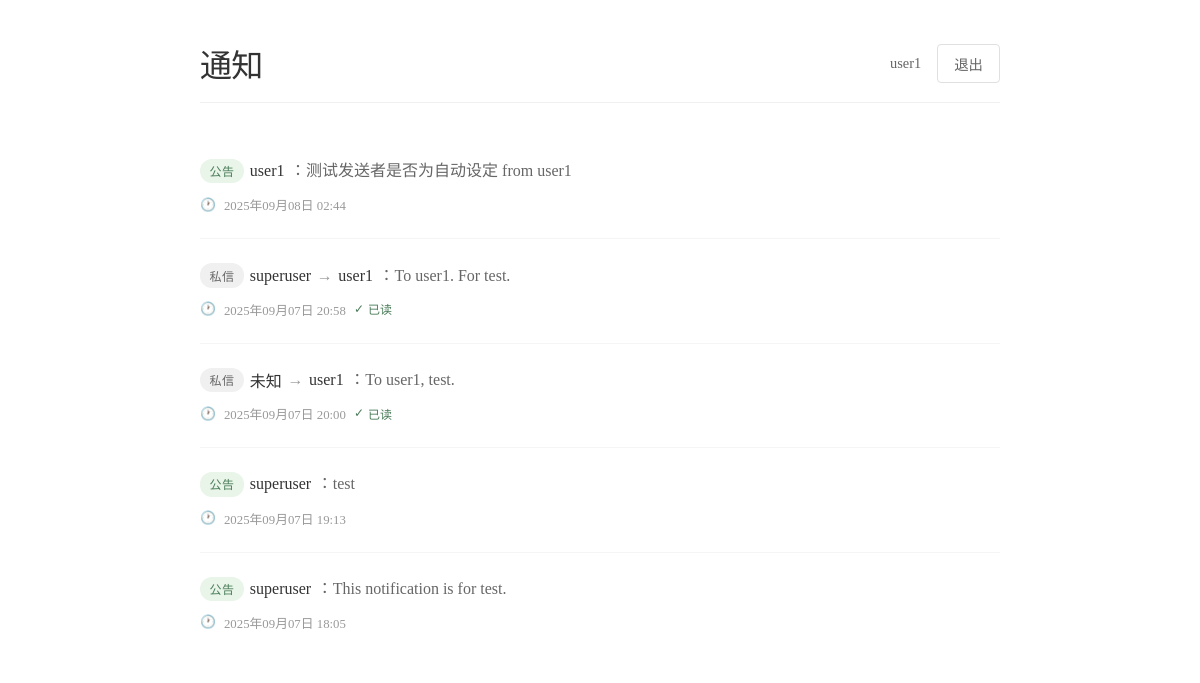
The app's page /notifications/ (signed in), older data.
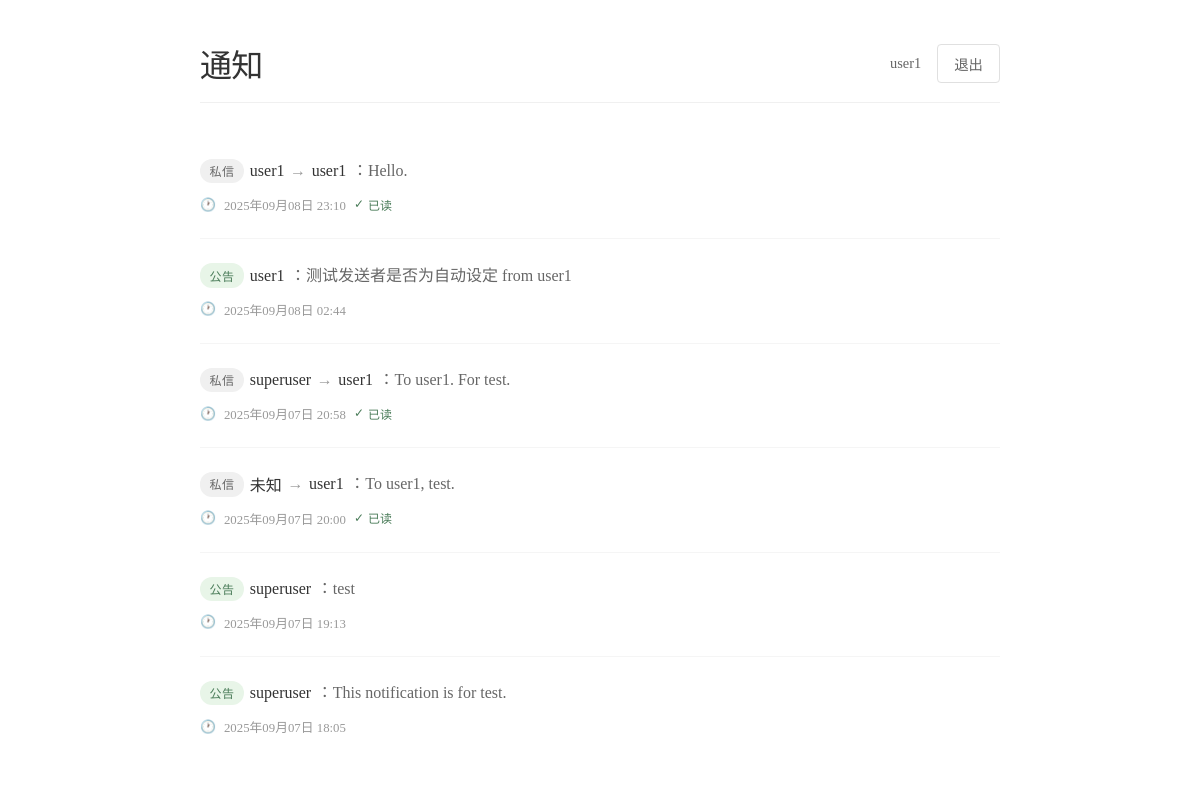
The same page, newer data.
### notifications/models.py (models this page shows, shortened)
class Notification(models.Model):
    sender = models.ForeignKey(
        User,
        on_delete=models.CASCADE,
        related_name="sent_notifications",
        null=True, blank=True   # ✅ 新增：允许为空
    )
    receiver = models.ForeignKey(
        User,
        on_delete=models.CASCADE,
        related_name="received_notifications",
        null=True, blank=True   # ✅ 仍然允许为空 → 公告
    )
    message = models.TextField()
    created_at = models.DateTimeField(auto_now_add=True)
    is_read = models.BooleanField(default=False)

### notifications/views.py (the view)
# urls.py: path('', views.my_notifications, name='notifications_list'),
def my_notifications(request):
    if request.user.is_authenticated:
        notifications = Notification.objects.filter(
            Q(receiver=request.user) | Q(receiver=None)
        ).order_by("-created_at")
    else:
        notifications = Notification.objects.filter(receiver=None).order_by("-created_at")
    return render(request, "notifications/notifications_list.html", {
        "notifications": notifications
    })

### notifications/templates/notifications/notifications_list.html (shortened to what this page needs)
{% load static %}
<link rel="stylesheet" href="{% static 'css/notifications.css' %}">
<div class="page-wrapper">
  <div class="page-header">
    <h1 class="page-title">通知</h1>
    <div class="user-status">
      {% if request.user.is_authenticated %}
        <span class="user-info">
          <span class="username">{{ request.user.username }}</span>
        </span>
        <button type="button" class="logout-btn" onclick="logoutUser()">退出</button>
      {% else %}
        <a href="{% url 'login' %}?next=/notifications/" class="login-btn">登录</a>
      {% endif %}
    </div>
  </div>
  <div class="notifications-container">
  <ul class="notification-list">
  {% for notif in notifications %}
    <li class="notification-item d-flex align-items-center gap-3">
      <div class="notification-content">
        {% if notif.receiver %}
          <div class="notification-line">
            <span class="badge badge-private">私信</span>
            {% if notif.sender %}
              <span class="notification-sender">{{ notif.sender.username }}</span>
              <span class="arrow">→</span>
              <span class="notification-sender">{{ notif.receiver.username }}</span>
              <span class="notification-message">：{{ notif.message }}</span>
            {% else %}
              <span class="notification-sender">未知</span>
              <span class="arrow">→</span>
              <span class="notification-sender">{{ notif.receiver.username }}</span>
              <span class="notification-message">：{{ notif.message }}</span>
            {% endif %}
          </div>
        {% else %}
          <div class="notification-line">
            <span class="badge badge-public">公告</span>
            {% if notif.sender %}
              <span class="notification-sender">{{ notif.sender.username }}</span>
              <span class="notification-message">：{{ notif.message }}</span>
            {% else %}
              <span class="notification-sender">系统</span>
              <span class="notification-message">：{{ notif.message }}</span>
            {% endif %}
          </div>
        {% endif %}
        <div class="notification-time">
          <span class="icon">🕐</span>
          <span>{{ notif.created_at|date:"Y年m月d日 H:i" }}</span>
          {% if notif.receiver and notif.is_read %}
            <span class="read-status">
              <span class="icon">✓</span> 已读
            </span>
          {% endif %}
        </div>
      </div>
    </li>
  {% empty %}
    <li class="empty-notification">暂无通知</li>
  {% endfor %}
  </ul>
</div>

Row changes from the older to the newer data that the page shows:
added Notification: sender.username "user1", receiver.username "user1", message "Hello.", created_at "2025年09月08日 23:10", is_read "已读"
